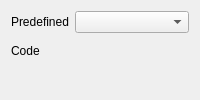
          <widget class="QWidget" name="tab_19">
           <attribute name="title">
            <string>Classifier</string>
           </attribute>
           <layout class="QFormLayout" name="formLayout_12">
            <item row="1" column="0">
             <widget class="QLabel" name="label_55">
              <property name="text">
               <string>Predefined</string>
              </property>
             </widget>
            </item>
            <item row="1" column="1">
             <widget class="QComboBox" name="mComboClassifier">
              <property name="sizePolicy">
               <sizepolicy hsizetype="Preferred" vsizetype="Preferred">
                <horstretch>0</horstretch>
                <verstretch>0</verstretch>
               </sizepolicy>
              </property>
             </widget>
            </item>
            <item row="2" column="0">
             <widget class="QLabel" name="label_57">
              <property name="text">
               <string>Code</string>
              </property>
             </widget>
            </item>
            <item row="2" column="1">
             <widget class="CodeEditWidget" name="mCodeClassifier" native="true">
              <property name="sizePolicy">
               <sizepolicy hsizetype="Expanding" vsizetype="Expanding">
                <horstretch>1</horstretch>
                <verstretch>1</verstretch>
               </sizepolicy>
              </property>
             </widget>
            </item>
           </layout>
          </widget>
